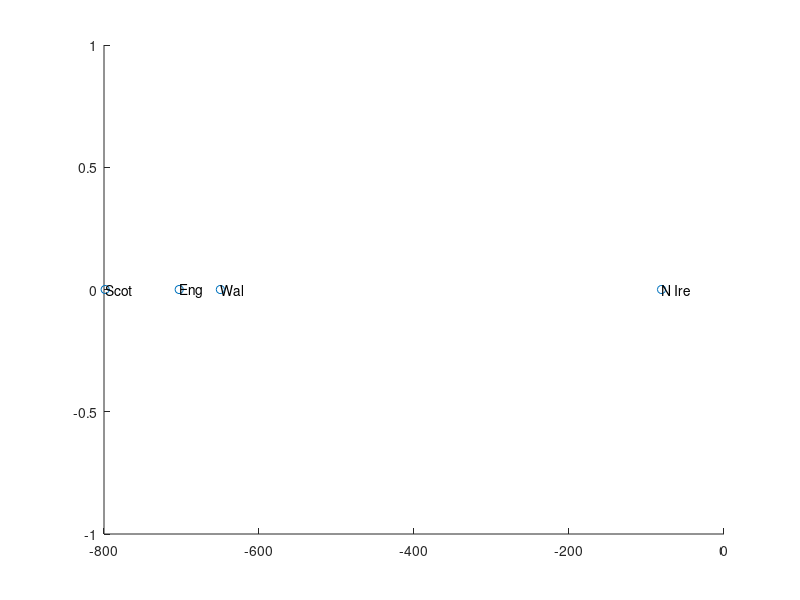

This figure's MATLAB source:
%   generate a random milky way galaxy
%axis([-5 5 -5 5 -5 5]);
%noise = randn(3,1000);
%noise(2,:)=noise(2,:)./3;
%scatter3(noise(1,:),noise(2,:),noise(3,:));
%axis([-5 5 -5 5 -5 5]);

clear

uk_food = [105 103 103 66; 245 227 242 267; 685 803 750 586;
147 160 122 93; 193 235 184 209; 156 175 147 139;
720 874 566 1033; 253 265 171 143; 488 570 418 355;
198 203 220 187; 360 365 337 334; 1102 1137 957 674;
1472 1582 1462 1494; 57 73 53 47; 1374 1256 1572 1506;
375 475 458 135; 54 64 62 41];

%   demonstrate PCA with UK food consumption
c = cellstr({'Eng' 'Scot' 'Wal' 'N Ire'});

coefs = pca(uk_food');%rows must be observations
coefs2 = princomp(uk_food');

pca1 = coefs2(:,1);
twocols = coefs2(:,1:2);

num = pca1'*uk_food;
scatter(num,[0 0 0 0])
text(num,[0 0 0 0],c);

%num = twocols'*uk_food;
%scatter(num(1,:),num(2,:))
%text(num(1,:),num(2,:),c);